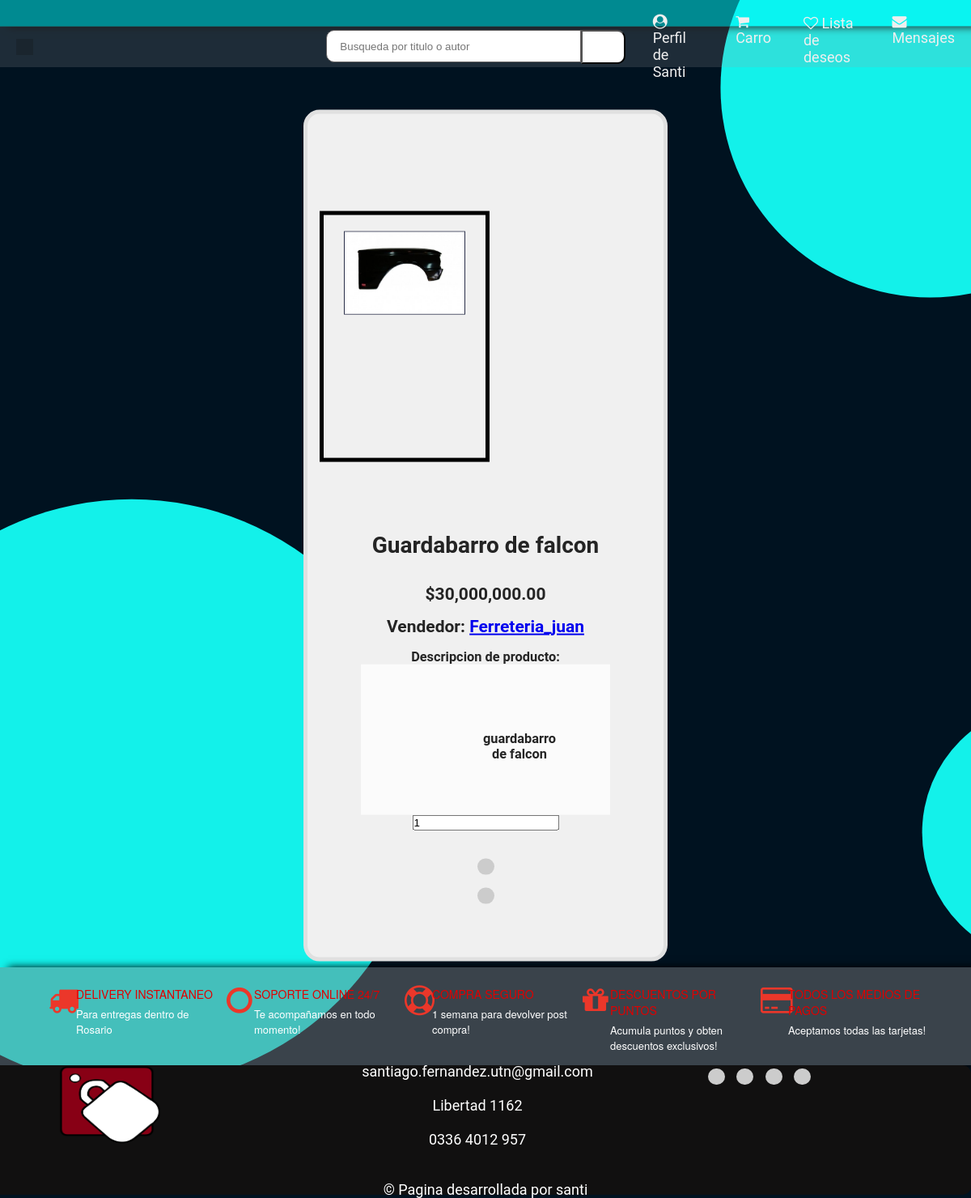
The app's page /publication/4321 (signed in) with its own data.
### clients/models.py (models this page shows)
class ClientModel(AbstractUser):
    cuit = models.CharField(max_length=11)
    business_line = models.CharField(choices=BusinessLineChoices.choices, max_length=128, default=BusinessLineChoices.OTROS.value)
    business_line_interes = models.CharField(choices=BusinessLineChoices.choices, max_length=128, default=BusinessLineChoices.OTROS.value)
    is_seller = models.BooleanField(default=False)
    is_buyer = models.BooleanField(default=True)
    state = models.CharField(max_length=128,blank = True, null = True)
    city = models.CharField(max_length=128,blank = True, null = True)
    postal_code = models.CharField(max_length = 4,blank = True, null = True)
    phone_number = models.CharField(max_length = 64)
    avatar = models.ImageField(upload_to="avatar", null = True, blank = True)

### stock/models.py (models this page shows, shortened)
class StockProduct(models.Model):
    user = models.ForeignKey(ClientModel,on_delete=models.CASCADE,limit_choices_to={'is_seller': True})#si se elimina un cliente, se eliminan los productos cargados por el
    business_line = models.CharField(choices=BusinessLineChoices.choices, max_length=128, default=BusinessLineChoices.OTROS.value)
    quantity_stock = models.PositiveIntegerField()
    price = models.DecimalField(max_digits=10, decimal_places=2)
    name_product = models.CharField(max_length=140)
    description = models.TextField(max_length=1200)
    imagen = models.ImageField(upload_to="productos", null = True)
    code_product = models.CharField(max_length=10,  primary_key=True)
    expiration = models.DateTimeField(null = True, default=None)
    class Meta:
        unique_together = ("user","code_product")#cualquier relacion entre cliente y codigo tiene que ser unica

### publication/views.py (the view)
# urls.py: path('', PublicationView.as_view(), name="publication"),
class PublicationView(LoginRequiredMixin, View):
    def get(self, request, code_product):
        publication_product =  get_object_or_404(StockProduct, pk=code_product)
        code_product = publication_product.code_product
        template = loader.get_template('publication.html')
        context = {
            'publication_product': publication_product,
            'code_product' : code_product,
        }
        return HttpResponse(template.render(context, request))

### templates/publication.html (shortened to what this page needs)
{% extends "home.html" %}
{% load humanize%}
{% block content %}
<div class = "publication-card">
    <div class="product-section">
        <div class="product-border">
            <div class="product-img-center">
                <img class="product-img" src="{{ publication_product.imagen.url }}">
            </div>
        </div>
    </div>
<form action="{% url 'cart'%}" method="POST">
<div class = "publication-caract">
    <h1>{{publication_product.name_product | capfirst}}</h1>
    <br><br>
    <p class="product-name">
        <h2>${{publication_product.price | intcomma}}</h2>
    </p><br>
    <p class="product-name">
        <h2>Vendedor: <a href="#">{{ publication_product.user | capfirst }}</a></h2>
    </p><br>
    <h3>Descripcion de producto:</h3>
    <div class = "publication-descr">
    <p><br>
    <h3>{{publication_product.description}}</h3>
    </p>
</div>
    <input type="number" name="qt" Placeholder="Cantidad" value=1 >
    <br><br><br>
    <button type="submit"class="icon-button"id="python-button" ></button>
    <a href="{%url 'comunication' %}?item={{publication_product.pk}}"> <br><br>
    <button type="button"class="icon-button"id="python-button" data-lang="python">
    </button></a>
</div></div>
{% endblock content%}

### templates/home.html (shortened to what this page needs)
<html>
  <head>
    {% load static %}
    <link rel="stylesheet" href="https://cdnjs.cloudflare.com/ajax/libs/font-awesome/4.7.0/css/font-awesome.min.css">
    <link rel="stylesheet" href="{% static 'css/home.css' %}" type="text/css" />
    <link rel="stylesheet" href="{% static 'css/user.css' %}" type="text/css" />
    <link rel="stylesheet" href="{% static 'css/cart.css' %}" type="text/css" />
    <link rel="stylesheet" href="{% static 'css/signup.css' %}" type="text/css" />
    <link rel="stylesheet" href="{% static 'css/publication.css' %}" type="text/css" />
    <link rel="stylesheet" href="{% static 'css/chat.css' %}" type="text/css" />
    <link rel="stylesheet" href="{% static 'css/payment.css' %}" type="text/css" />
    <link rel="stylesheet" href="{% static 'css/products.css' %}" type="text/css" />
    {% load humanize %}
  </head>
  <body>
    <div class="width-100 top-header">
      <div class="container-word">
        <div class="word-slide">
        </div>
      </div>
    </div>
    <div class="nav">
      <div class="nav-header">
        <div class="nav-title">
            <a href="/web/"><button type="button"class="icon-button-nav"id="python-button" data-lang="python">
              </button></a>
        </div>
      </div>
      <div class="width-50">
        <input class="search-textbox" type="text"
          Placeholder="Busqueda por titulo o autor">
        <button class="search-button">
        </button>
      </div>
      <div class="nav-links">
          {% if user.is_authenticated %}
            <a href="/user/"><i class="fa fa-user-circle" aria-hidden="true"></i> Perfil de {{ user.username |capfirst }}</a>
            <a href="{%url 'cart'%}"><i class="fa fa-shopping-cart" aria-hidden="true"></i> Carro
            </a>
            <a class="head1mr" href="#"><i class="fa fa-heart-o" aria-hidden="true"></i> Lista de deseos </a>
            <a href="{%url 'chat' %}"><i class="fa fa-envelope"></i> Mensajes</a>
          {% else %}
            <a href="/login/"><i class="fa fa-user-circle-o" aria-hidden="true"></i> Iniciar sesion </a>
          {% endif %}
      </div>
  </div>
    {% block content %}
    {% endblock content %}
    <div class="width-100 margin-top-50 feature-sect">
      <div class="container">
        <div class="width-20 featured-padding">
          <div class="featured-border">
            <div class="width-20 featured-content">
              <i class="fa fa-truck" aria-hidden="true"></i>
            </div>
            <div
              class="width-80 featured-content margin-top-8">
              <h4>Delivery Instantaneo</h4>
              <p>Para entregas dentro de Rosario</p>
            </div>
          </div>
        </div>
        <div class="width-20">
          <div class="featured-border">
            <div class="featured-bord">
              <div class="width-20 featured-content">
                <i class="fa fa-circle-o"
                  aria-hidden="true"></i>
              </div>
              <div
                class="width-80 featured-content margin-top-8">
                <h4>Soporte Online 24/7</h4>
                <p>Te acompañamos en todo momento! </p>
              </div>
            </div>
          </div>
        </div>
        <div class="width-20">
          <div class="featured-border">
            <div class="width-20 featured-content">
              <i class="fa fa-life-ring"
                aria-hidden="true"></i>
            </div>
            <div
              class="width-80 featured-content margin-top-8">
              <h4>Compra seguro</h4>
              <p>1 semana para devolver post compra!</p>
            </div>
          </div>
        </div>
        <div class="width-20">
          <div class="featured-border">
            <div class="width-20 featured-content">
              <i class="fa fa-gift" aria-hidden="true"></i>
            </div>
            <div
              class="width-80 featured-content margin-top-8">
              <h4>Descuentos por puntos</h4>
              <p>Acumula puntos y obten descuentos
                exclusivos!</p>
            </div>
          </div>
        </div>
        <div class="width-20">
          <div class="featured-border">
            <div class="width-20 featured-content">
              <i class="fa fa-credit-card"
                aria-hidden="true"></i>
            </div>
            <div
              class="width-80 featured-content margin-top-8">
              <h4>Todos los medios de pagos</h4>
              <p>Aceptamos todas las tarjetas!</p>
            </div>
          </div>
        </div>
      </div>
    </div>
    <footer class="footer">
      <div class="container">
        <div class="footer-content">
          <div class="footer-logo">
            <img src="{% static 'img/LOGOVECTORIZADOPNG.png' %}" class="logo-img" alt="[Logotipo]">
          </div>
          <div class="footer-links">
            <ul class="footer-menu">
              <li><a href="#">santiago.fernandez.utn@gmail.com</a></li><br><br>
              <li><a href="#">Libertad 1162</a></li><br><br>
              <li><a href="#">0336 4012 957</a></li><br><br>
            </ul>
          </div>
          <div class="footer-social">
            <ul class="social-icons">
              <li>
                <button type="button"
                  class="icon-button"
                  id="python-button" data-lang="python">
                  </button>
              </li>
              <li>
                <button type="button"
                  class="icon-button"
                  id="python-button" data-lang="python">
                  </button>
              </li>
              <li>
                <button type="button"
                  class="icon-button"
                  id="python-button" data-lang="python">
                  </button>
              </li>
              <li><button type="button"
                  class="icon-button"
                  id="python-button" data-lang="python">
                  </button>
              </li>
            </ul>
          </div>
        </div>
        <div class="footer-bottom">
          <p>&copy; Pagina desarrollada por santi</p>
        </div>
      </div>
    </footer>
  </body>
</html>

### static/css/home.css (style rules this page uses)
html, body { font-family: Roboto, sans-serif, arial; font-size: 14px; color: #242424; font-weight: 400; background-color: #06042000; background-image: url('../img/circle-scatter-haikei.svg'); background-attachment: fixed; background-size: cover; }
:root { --color1 : #00f8f886 ; --color2 : #ee7e4c ; --color3 : #83828272 ; --color4 : #111010 ; --color5 : #4c4949 ; }
html { -webkit-text-size-adjust: 100%; -ms-text-size-adjust: 100%; font-size: 10px; -webkit-tap-highlight-color: transparent }
* { margin: 0px; padding: 0px; -webkit-box-sizing: border-box; -moz-box-sizing: border-box; box-sizing: border-box; margin: 0; padding: 0; outline: 0 }
.container { width: 1150px; margin: 0px auto; display: table; }
.width-100 { width: 100%; float: left; background-color: var(--color3); box-shadow: #000000 10px 0px 10px; }
.width-50 { width: 50%; float: left; }
.width-80 { width: 80%; float: left; }
.width-20 { width: 20%; float: left; }
.word-slide { white-space: nowrap; overflow: hidden; }
.container-word { width: 100%; }
.top-header { background: var(--color1); padding: 8px 0px; border-bottom: 1px solid #3131315e; }
.search-textbox { padding-left: 16px; height: 40px; width: 80%; border: 1px solid #636060; border-radius: 10px 0px 0px 10px; float: left; }
.search-button { height: 42px; width: 55px; border-radius: 0px 10px 10px 0px; background: rgb(255, 255, 255); float: left; }
.logo-img { width: 160px; height: 100px; }
.product-section { padding-left: 15px; padding-right: 15px; margin-bottom: 20px; margin-top: 20px; }
.product-img { max-width: 150px; max-height: 260px ; border: #2b304a 1px solid; }
.product-img-center { text-align: center; }
.product-border { height: 310px; width: 210px; border: 5px solid #000000; padding: 20px; }
.featured-content i { font-size: 37px; padding: 7px 0 0 10px; color: #eb372a; }
.featured-content h4 { color: #e00000; font-size: 14px; margin: 0 0 5px; text-transform: uppercase; font-weight: 500; font-family: "Helvetica Neue", "Helvetica", "Arial", "sans-serif"; }
.featured-content p { font-size: 13px; color: #ffffff; font-family: "Helvetica Neue", "Helvetica", "Arial", "sans-serif"; }
.margin-top-8 { margin-top: 8px; }
.featured-border { width: 100%; float: left; padding: 15px 0px; }
.footer { font-size: 18px; width: 100%; height: 20vh; background-color:var(--color4); color: #fff; padding: 30px 0; border-radius: 0px 10px 10px 0px; position: relative; display: flex; align-items: center; justify-content: center; position:relative; left:0px; bottom:0px; }
.container { width: 100%; margin: 0 auto; padding: 0 50px; }
.footer-content { display: grid; grid-template-columns: 25% 50% 25%; }
.footer-menu { list-style: none; padding: 0; margin: 0; text-align: center; }
.footer-menu li { display: inline-block; margin-right: 20px; }
.footer-menu a { color: #fff; text-decoration: none; }
.social-icons { list-style: none; padding: 0; margin: 0; }
.icon-button { background-color: #ccc; border: 1px; border-radius: 100px; border-color: rgb(7, 7, 7); padding: 10px; cursor: pointer; font-size: 10px; transition: background-color 0.5s ease; }
.icon-button-nav { background-color: #0b060629; border: 1px; border-color: rgb(7, 7, 7); padding: 10px; cursor: pointer; font-size: 10px; }
.social-icons li { display: inline-block; margin-right: 10px; }
.social-icons li:last-child { margin-right: 0; }
.footer-bottom { margin-top: 20px; text-align: center; }
.footer-bottom p { margin: 0; }
.nav { height: 50px; width: 100%; padding: 0 10px; display: flex; align-items: center; justify-content: space-between; background-color: #9d9d9d30; position: relative; }
.nav .nav-header { width: 50%; display: inline; }
.nav .nav-header .nav-title { display: inline-block; font-size: 22px; color: #fff; padding: 10px; }
.nav .nav-links { width: 50%; display: inline-flex; justify-content: flex-end; column-gap: 20px; font-size: 18px; border: none; border-radius: 0 0 10px 10px; }
.nav .nav-links a { display: inline-block; padding: 10px 10px; text-decoration: none; color: #efefef; }

### records on screen
ClientModel: username "Santi"
StockProduct: imagen (picture), name_product "Guardabarro de falcon", price "30,000,000.00", user "Ferreteria_juan", description "guardabarro de falcon"
